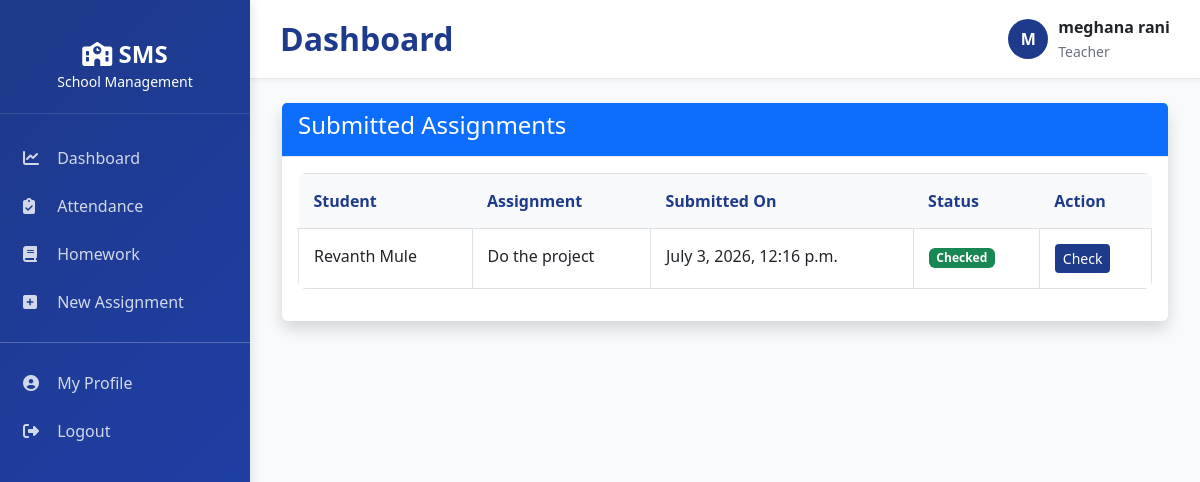
The page /homework/assignments/1/submissions/ (signed in) on the database its author committed.
### apps/accounts/models.py (models this page shows, shortened)
class UserProfile(models.Model):
    USER_ROLES = (
        ('super_admin', 'Super Admin'),
        ('school_admin', 'School Admin'),
        ('principal', 'Principal'),
        ('teacher', 'Teacher'),
        ('student', 'Student'),
        ('parent', 'Parent'),
        ('accountant', 'Accountant'),
        ('librarian', 'Librarian'),
    )
    GENDER_CHOICES = (
        ('M', 'Male'),
        ('F', 'Female'),
        ('O', 'Other'),
    )
    user = models.OneToOneField(
        User,
        on_delete=models.CASCADE,
        related_name='profile'
    )
    role = models.CharField(
        max_length=30,
        choices=USER_ROLES,
        default='student'
    )
    school_id = models.CharField(
        max_length=50,
        null=True,
        blank=True
    )
    school_name = models.CharField(
        max_length=255,
        blank=True,
        null=True
    )
    phone = models.CharField(
        max_length=20,
        blank=True,
        null=True
    )
    address = models.TextField(
        blank=True,
        null=True
    )
    city = models.CharField(
        max_length=100,
        blank=True,
        null=True
    )
    state = models.CharField(
        max_length=100,
        blank=True,
        null=True
    )
    country = models.CharField(
        max_length=100,
        default='India',
        blank=True,
        null=True
    )
    zip_code = models.CharField(
        max_length=10,
        blank=True,
        null=True
    )
    gender = models.CharField(
        max_length=1,
        choices=GENDER_CHOICES,
        blank=True,
        null=True
    )
    dob = models.DateField(
        blank=True,
        null=True
    )
    photo = models.ImageField(
        upload_to='profile_photos/',
        blank=True,
        null=True,
        validators=[
            FileExtensionValidator(
                allowed_extensions=['jpg', 'jpeg', 'png']
            )
        ]
    )
    is_active = models.BooleanField(default=True)
    created_at = models.DateTimeField(
        auto_now_add=True
    )
    updated_at = models.DateTimeField(
        auto_now=True
    )
    class Meta:
        ordering = ['-created_at']

### apps/homework/models.py (models this page shows, shortened)
class AssignmentSubmission(models.Model):
    assignment = models.ForeignKey(
        Assignment,
        on_delete=models.CASCADE,
        related_name='submissions'
    )
    student = models.ForeignKey(
        Student,
        on_delete=models.CASCADE,
        related_name='assignment_submissions'
    )
    submission_file = models.FileField(
        upload_to='assignment_submissions/'
    )
    submitted_at = models.DateTimeField(
        auto_now_add=True
    )
    remarks = models.TextField(
        blank=True,
        null=True
    )
    marks_obtained = models.DecimalField(
        max_digits=5,
        decimal_places=2,
        blank=True,
        null=True
    )
    is_checked = models.BooleanField(
        default=False
    )
    class Meta:
        unique_together = ('assignment', 'student')
        ordering = ['-submitted_at']

class Assignment(models.Model):
    title = models.CharField(max_length=200)
    subject = models.ForeignKey(Subject, on_delete=models.CASCADE)
    section = models.ForeignKey(Section, on_delete=models.CASCADE)
    description = models.TextField()
    total_marks = models.IntegerField(default=100)
    due_date = models.DateField()
    created_by = models.ForeignKey(
        Teacher,
        on_delete=models.CASCADE
    )
    created_at = models.DateTimeField(auto_now_add=True)

### apps/students/models.py (models this page shows, shortened)
class Student(models.Model):
    GENDER_CHOICES = (
        ('M', 'Male'),
        ('F', 'Female'),
        ('O', 'Other'),
    )
    BLOOD_GROUP_CHOICES = (
        ('O+', 'O+'),
        ('O-', 'O-'),
        ('A+', 'A+'),
        ('A-', 'A-'),
        ('B+', 'B+'),
        ('B-', 'B-'),
        ('AB+', 'AB+'),
        ('AB-', 'AB-'),
    )
    user = models.OneToOneField(User, on_delete=models.CASCADE, related_name='student_profile')
    student_id = models.CharField(max_length=20, unique=True)
    admission_number = models.CharField(max_length=30, unique=True)
    roll_number = models.CharField(max_length=10)
    dob = models.DateField()
    gender = models.CharField(max_length=1, choices=GENDER_CHOICES)
    blood_group = models.CharField(max_length=3, choices=BLOOD_GROUP_CHOICES, blank=True)
    address = models.TextField()
    phone = models.CharField(max_length=20)
    email = models.EmailField()
    photo = models.ImageField(
        upload_to='student_photos/',
        validators=[FileExtensionValidator(allowed_extensions=['jpg', 'jpeg', 'png'])]
    )
    aadhar = models.CharField(max_length=12, blank=True)
    section = models.ForeignKey('classes.Section', on_delete=models.CASCADE, related_name='students')
    father_name = models.CharField(max_length=100)
    father_phone = models.CharField(max_length=20)
    mother_name = models.CharField(max_length=100)
    mother_phone = models.CharField(max_length=20)
    guardian_name = models.CharField(max_length=100, blank=True)
    guardian_phone = models.CharField(max_length=20, blank=True)
    is_active = models.BooleanField(default=True)
    admission_date = models.DateField()
    created_at = models.DateTimeField(auto_now_add=True)
    updated_at = models.DateTimeField(auto_now=True)
    class Meta:
        ordering = ['-created_at']

### apps/homework/views.py (the view)
# urls.py: path('assignments/<int:pk>/submissions/', views.assignment_submissions, name='assignment_submissions'),
@login_required
@role_required('teacher')
def assignment_submissions(request, pk):
    assignment = get_object_or_404(Assignment, pk=pk)
    submissions = AssignmentSubmission.objects.filter(assignment=assignment).select_related('student', 'student__user').order_by('-submitted_at')
    context = {
        'assignment': assignment,
        'submissions': submissions
    }
    return render(request, 'homework/assignment_submissions.html', context)

### apps/accounts/context_processors.py (called while the page is built)
def user_context(request):
    context = {}
    if request.user.is_authenticated:
        try:
            context['user_profile'] = request.user.profile
            context['user_role'] = request.user.profile.get_role_display()
        except:
            pass
    return context

### templates/homework/assignment_submissions.html
{% extends 'base.html' %}
{% block content %}
<div class="container mt-4">
    <div class="card shadow">
        <div class="card-header bg-primary text-white">
            <h4>Submitted Assignments</h4>
        </div>
        <div class="card-body">
            <table class="table table-bordered table-hover">
                <thead class="table-light">
                    <tr>
                        <th>Student</th>
                        <th>Assignment</th>
                        <th>Submitted On</th>
                        <th>Status</th>
                        <th>Action</th>
                    </tr>
                </thead>
                <tbody>
                    {% for submission in submissions %}
                    <tr>
                        <td>{{ submission.student.user.get_full_name }}</td>
                        <td>{{ submission.assignment.title }}</td>
                        <td>{{ submission.submitted_at }}</td>
                        <td>
                            {% if submission.is_checked %}
                            <span class="badge bg-success">
                                Checked
                            </span>
                            {% else %}
                            <span class="badge bg-warning">
                                Pending
                            </span>
                            {% endif %}
                        </td>
                        <td>
                            <a href="{% url 'homework:check_submission' submission.id %}"
                               class="btn btn-sm btn-primary">
                                Check
                            </a>
                        </td>
                    </tr>
                    {% empty %}
                    <tr>
                        <td colspan="5">
                            No submissions found.
                        </td>
                    </tr>
                    {% endfor %}
                </tbody>
            </table>
        </div>
    </div>
</div>
{% endblock %}

### templates/base/layout.html (shortened to what this page needs)
<!DOCTYPE html>
<html lang="en">
<head>
    <link href="https://cdn.jsdelivr.net/npm/bootstrap@5.3.0/dist/css/bootstrap.min.css" rel="stylesheet">
    <link rel="stylesheet" href="https://cdnjs.cloudflare.com/ajax/libs/font-awesome/6.4.0/css/all.min.css">
</head>
<body>
{% if user.is_authenticated %}
<div class="sidebar">
    <div class="sidebar-header">
        <h4>
            <i class="fas fa-school"></i> SMS
        </h4>
        <small>School Management</small>
    </div>
    <ul class="sidebar-menu">
        {% if user_profile.role == 'super_admin' or user_profile.role == 'school_admin' %}
            <li><a href="{% url 'dashboard:admin_dashboard' %}"><i class="fas fa-chart-line"></i> Dashboard</a></li>
            <li><a href="{% url 'students:list' %}"><i class="fas fa-user-graduate"></i> Students</a></li>
            <li><a href="{% url 'teachers:list' %}"><i class="fas fa-chalkboard-user"></i> Teachers</a></li>
            <li><a href="{% url 'classes:list' %}"><i class="fas fa-building"></i> Classes</a></li>
            <li><a href="{% url 'attendance:student_attendance' %}"><i class="fas fa-clipboard-check"></i> Attendance</a></li>
        {% elif user_profile.role == 'teacher' %}
            <li><a href="{% url 'dashboard:teacher_dashboard' %}"><i class="fas fa-chart-line"></i> Dashboard</a></li>
            <li><a href="{% url 'attendance:student_attendance' %}"><i class="fas fa-clipboard-check"></i> Attendance</a></li>
            <li><a href="{% url 'homework:list' %}"><i class="fas fa-book"></i> Homework</a></li>
            <li><a href="{% url 'homework:create_assignment' %}"><i class="fas fa-plus-square"></i> New Assignment</a></li>
        {% elif user_profile.role == 'student' %}
            <li><a href="{% url 'dashboard:student_dashboard' %}"><i class="fas fa-chart-line"></i> Dashboard</a></li>
            <li><a href="{% url 'homework:list' %}"><i class="fas fa-book"></i> Homework</a></li>
            <li><a href="{% url 'students:student_assignments' %}"><i class="fas fa-book-open"></i> Assignments</a></li>
        {% endif %}
        <hr style="background: rgba(255,255,255,0.2);">
        <li>
            <a href="{% url 'accounts:profile' %}">
                <i class="fas fa-user-circle"></i> My Profile
            </a>
        </li>
        <li>
            <a href="{% url 'accounts:logout' %}">
                <i class="fas fa-sign-out-alt"></i> Logout
            </a>
        </li>
    </ul>
</div>
<div class="main-content">
    <div class="topbar">
        <div class="topbar-left">
            <h2>
                {% block page_title %}
                    Dashboard
                {% endblock %}
            </h2>
        </div>
        <div class="topbar-right">
            <div class="user-menu">
                <div class="user-avatar">
                    {{ user.first_name|slice:":1"|upper }}
                </div>
                <div>
                    <div style="font-weight:600;">
                        {{ user.get_full_name }}
                    </div>
                    <small style="color:#6b7280;">
                        {{ user_profile.get_role_display }}
                    </small>
                </div>
            </div>
        </div>
    </div>
    {% block content %}
    {% endblock %}
</div>
{% else %}
{% block auth_content %}
{% endblock %}
{% endif %}
</body>
</html>

### templates/base/layout.html (style rules this page uses)
:root { --primary-color: #1e3a8a; --secondary-color: #0f766e; --danger-color: #dc2626; --warning-color: #d97706; --success-color: #059669; --light-bg: #f9fafb; --border-color: #e5e7eb; }
* { margin: 0; padding: 0; box-sizing: border-box; }
body { font-family: 'Segoe UI', Tahoma, Geneva, Verdana, sans-serif; background-color: var(--light-bg); }
.sidebar { background: linear-gradient(135deg, var(--primary-color) 0%, #1e40af 100%); min-height: 100vh; position: fixed; left: 0; top: 0; width: 250px; padding: 20px 0; color: white; box-shadow: 2px 0 10px rgba(0,0,0,0.1); overflow-y: auto; }
.sidebar-header { padding: 20px; text-align: center; border-bottom: 1px solid rgba(255,255,255,0.1); margin-bottom: 20px; }
.sidebar-header h4 { margin: 0; font-weight: 700; }
.sidebar-menu { list-style: none; padding: 0; }
.sidebar-menu li { margin: 0; }
.sidebar-menu a { display: block; padding: 12px 20px; color: rgba(255,255,255,0.8); text-decoration: none; transition: 0.3s; border-left: 3px solid transparent; }
.sidebar-menu a i { margin-right: 10px; width: 20px; }
.main-content { margin-left: 250px; padding: 20px; }
.topbar { background: white; padding: 15px 30px; border-bottom: 1px solid var(--border-color); display: flex; justify-content: space-between; align-items: center; margin: -20px -20px 20px -20px; box-shadow: 0 2px 4px rgba(0,0,0,0.05); }
.topbar-left h2 { margin: 0; color: var(--primary-color); font-weight: 700; }
.topbar-right { display: flex; align-items: center; gap: 20px; }
.user-menu { display: flex; align-items: center; gap: 10px; }
.user-avatar { width: 40px; height: 40px; border-radius: 50%; background: var(--primary-color); display: flex; align-items: center; justify-content: center; color: white; font-weight: 700; }
.card { border: none; box-shadow: 0 1px 3px rgba(0,0,0,0.1); margin-bottom: 20px; transition: 0.3s; }
.card-header { background: var(--light-bg); border-bottom: 1px solid var(--border-color); font-weight: 600; color: var(--primary-color); }
.table { background: white; border-radius: 8px; overflow: hidden; }
.table thead { background: var(--light-bg); }
.table thead th { color: var(--primary-color); border: none; padding: 15px; }
.table tbody td { padding: 15px; }
.btn-primary { background: var(--primary-color); border: none; }

### rows shown on the page
UserProfile: role "Teacher"
AssignmentSubmission: student.user.get_full_name "Revanth Mule", assignment "Do the project", submitted_at "July 3, 2026, 12:16 p.m.", is_checked "Checked"

### other values the page prints
{{ user.first_name|slice:":1"|upper }} "M"
{{ user.get_full_name }} "meghana rani"
